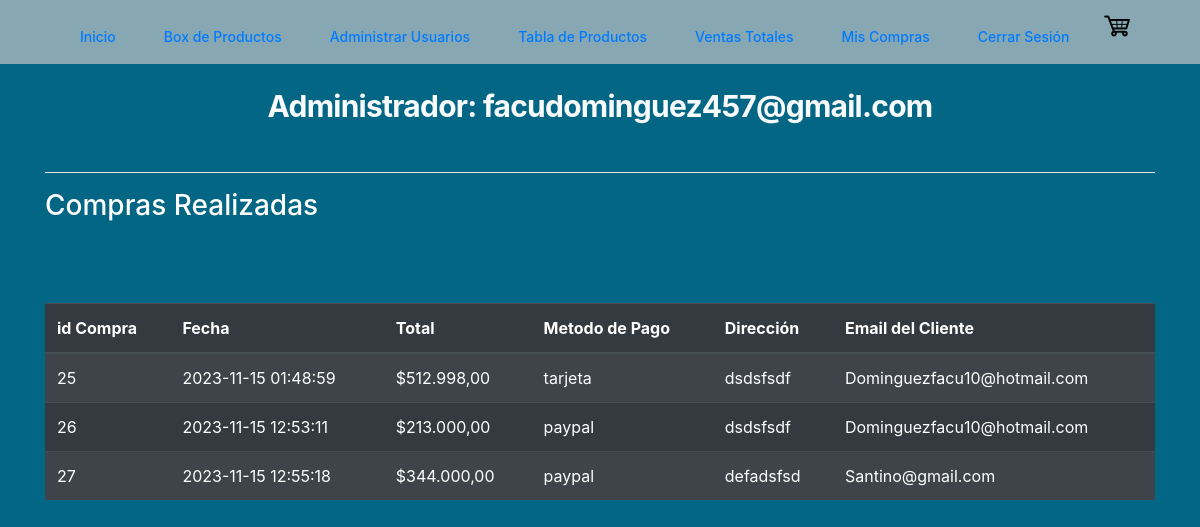
/index.php?modulo=Todas_Las_Ventas (signed in), run on the app's committed database.
### tables this page shows
CREATE TABLE `ventas` (
  `id` int(11) NOT NULL,
  `idCliente` int(11) NOT NULL,
  `fecha` datetime NOT NULL DEFAULT current_timestamp(),
  `total` int(11) NOT NULL,
  `metodo_pago` varchar(250) NOT NULL,
  `direccion_envio` varchar(250) NOT NULL
);

CREATE TABLE `clientes` (
  `id` int(11) NOT NULL,
  `email` varchar(50) NOT NULL,
  `clave` varchar(50) NOT NULL,
  `nombre` varchar(50) NOT NULL,
  `rol` int(11) NOT NULL,
  `apellido` varchar(50) NOT NULL,
  `direccion` varchar(50) NOT NULL,
  `telefono` int(11) NOT NULL
);

### src/modulos/Todas_Las_Ventas.php (the view, shortened to what this page needs)
<!DOCTYPE html>
<html lang="en">
<head>
    <link rel="stylesheet" href="https://cdn.jsdelivr.net/npm/bootstrap@4.4.1/dist/css/bootstrap.min.css">
</head>
<div class="bg-[--color-primary]">
    <div class="container is-fluid">
        <div class="col-xs-12">
            <h1 class="text-3xl mt-6 font-bold tracking-tight flex justify-center text-[#f8fafc]">
                Administrador: <?php echo $_SESSION['nombre_usuario']; ?>
            </h1>
            <br />
            <hr class="bg-white">
            <h3 class="text-white">Compras Realizadas</h3>
            <br>
            <br>
            <br>
            <table class="table table-striped table-dark " id="table_id">
                <thead>
                    <tr>
                        <th>id Compra</th>
                        <th>Fecha</th>
                        <th>Total</th>
                        <th>Metodo de Pago</th>
                        <th>Dirección</th>
                        <th>Email del Cliente</th>
                    </tr>
                </thead>
                <tbody>
                    <?php
                    $id_usuario = $_SESSION['rol'];
                    $SQL = "CALL MostrarVentas($id_usuario)";
                    $dato = mysqli_query($con, $SQL);
                    if ($dato->num_rows > 0) {
                        while ($fila = mysqli_fetch_array($dato)) {
                    ?>
                            <tr>
                                <td><?php echo $fila['id']; ?></td>
                                <td><?php echo $fila['fecha']; ?></td>
                                <td>$<?php echo number_format($fila['total'], 2, ',', '.'); ?></td>
                                <td><?php echo $fila['metodo_pago']; ?></td>
                                <td><?php echo $fila['direccion_envio']; ?></td>
                                <td><?php echo $fila['email_cliente']; ?></td>
                            </tr>
                        <?php
                        }
                    } else {
                        ?>
                        <tr class="text-center">
                            <td colspan="16">No existen Ventas</td>
                        </tr>
                    <?php
                    }
                    ?>
            </table>
        </div>
    </div>
</div>
</html>

### data on the page
ventas: id "25", fecha "2023-11-15 01:48:59", total "512.998,00", metodo_pago "tarjeta", direccion_envio "dsdsfsdf", idCliente.email "Dominguezfacu10@hotmail.com"
ventas: id "26", fecha "2023-11-15 12:53:11", total "213.000,00", metodo_pago "paypal", direccion_envio "dsdsfsdf", idCliente.email "Dominguezfacu10@hotmail.com"
ventas: id "27", fecha "2023-11-15 12:55:18", total "344.000,00", metodo_pago "paypal", direccion_envio "defadsfsd", idCliente.email "Santino@gmail.com"

### other printed values
$_SESSION['nombre_usuario'] "facudominguez457@gmail.com"
